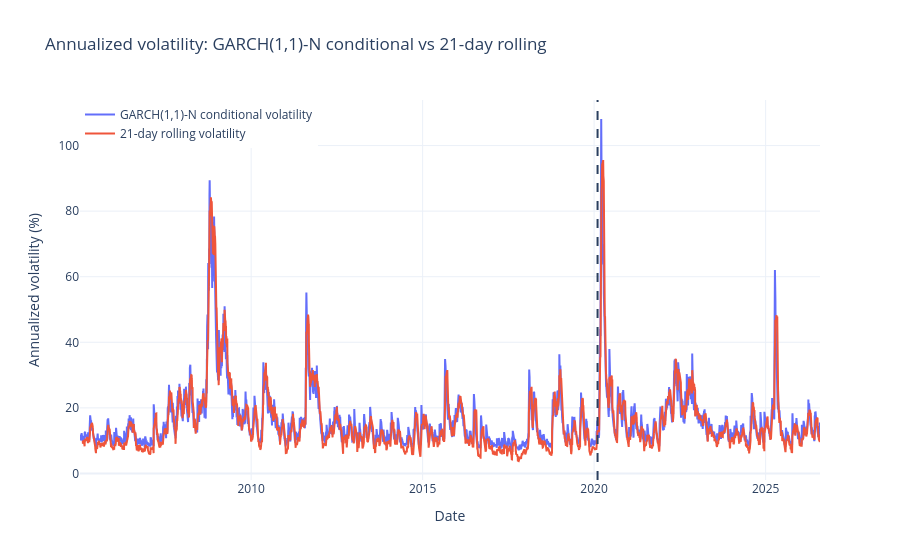

The code cell stored with this chart in its notebook:
### Markdown cell above
## In-sample sanity: the filter view

GARCH is the boxcar of notebook 01 upgraded to a learned exponential filter.
Overlaying the fitted conditional volatility with the 21-day rolling volatility
shows the difference in impulse response before the model is trusted out of
sample.

`res.conditional_volatility` is daily and in percent, because the fit used
100·r, while `rolling_vol` on raw `r` is daily in raw units. Both are converted
to annualized percent below, or the plot would show the ×100 and ×15.9 tells.

The train/test divider uses `.to_pydatetime()`: a bare `pd.Timestamp` renders in
`fig.show()` but crashes `fig.write_image()`, because kaleido serializes with
orjson, which cannot encode it. This only affects scalar dates in the layout.

### Code cell
forecast_n_path = garch_model_n.forecast(
    start=r_train.index[-1], horizon=1, reindex=False
)
h_test = forecast_n_path.variance["h.1"].shift(1).loc[r_test.index]

cond_vol_train = (np.sqrt(252) * garch_model_n.conditional_volatility).dropna()
cond_vol_test = np.sqrt(252 * h_test)
cond_vol_full = pd.concat([cond_vol_train, cond_vol_test])

rolling_21d_vol = rolling_vol(r, window=21) * 100 * np.sqrt(252)
rolling_21d_vol = rolling_21d_vol.shift(1)

fig = go.Figure()
fig.add_trace(go.Scatter(x=cond_vol_full.index, y=cond_vol_full, mode='lines',
                         name='GARCH(1,1)-N conditional volatility'))
fig.add_trace(go.Scatter(x=rolling_21d_vol.index, y=rolling_21d_vol, mode='lines',
                         name='21-day rolling volatility'))
fig.add_vline(x=split_date.to_pydatetime(), line_dash='dash')
fig.update_layout(title='Annualized volatility: GARCH(1,1)-N conditional vs 21-day rolling',
                  xaxis_title='Date',
                  yaxis_title='Annualized volatility (%)',
                  legend=dict(x=0, y=1, traceorder='normal'),
                  template='plotly_white')

fig.show()

fig.write_image("figures/fig4_rolling_vs_garch.png")

### Figure 1 — Plotly figure (JSON) as saved in the notebook; plotly's stock layout.template omitted (floating-point values rounded to 4 significant figures; data arrays with more than 128 entries replaced by an {"elided": "..."} marker saying what was removed)
{"data": [{"mode": "lines", "name": "GARCH(1,1)-N conditional volatility", "type": "scatter", "x": {"elided": "5427 str values"}, "y": {"elided": "5427 float values"}}, {"mode": "lines", "name": "21-day rolling volatility", "type": "scatter", "x": {"elided": "5428 str values"}, "y": {"elided": "5428 float values"}}], "layout": {"legend": {"traceorder": "normal", "x": 0, "y": 1}, "shapes": [{"line": {"dash": "dash"}, "type": "line", "x0": "2020-02-07T00:00:00", "x1": "2020-02-07T00:00:00", "xref": "x", "y0": 0, "y1": 1, "yref": "y domain"}], "title": {"text": "Annualized volatility: GARCH(1,1)-N conditional vs 21-day rolling"}, "xaxis": {"title": {"text": "Date"}}, "yaxis": {"title": {"text": "Annualized volatility (%)"}}}}
